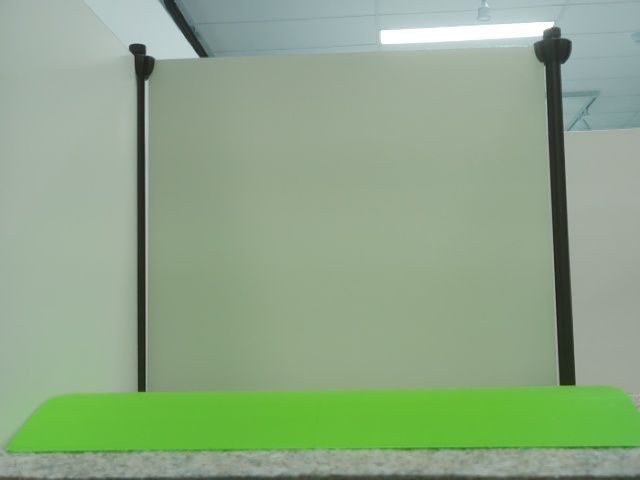
#> input picture vision/reference_images/victim/negative/victim_marker_negative_01.jpg, 640 x 480 px; its folder holds only this picture in this run
$ python -i marker_detector.py   (imports and definitions only)
#> lines starting #> are read from the running program, lines starting #| are printed output that depends on the picture; after the words box and inside, x2 and y2 are one past the last pixel; in counts of white or black regions, pixels touching at a corner belong together
"""
Wall-marker detector.

Finds rectangular black symbols on bright wall placards, flattens their
perspective, and classifies each against a library of reference templates
loaded from templates/<marker_class>/*.png -- one FOLDER per class, any
number of reference photos inside it. A live detection is compared against
every template in every class; whichever class scores the single best match
wins.

No templates yet? Run capture_marker_templates.py to build the folders.

--- Black-pixel mask (calibrated) ---
Markers are BLACK on white. In HSV terms black means a very low Value (V),
and a grey carpet sits at a mid V -- so a fixed V ceiling separates them,
unlike adaptiveThreshold, which flags anything locally darker than its
neighbours (carpet texture, darkened frame corners, shadows). Hue is
meaningless for black/grey/white, so only V (and a Saturation ceiling, to
exclude coloured props) are used.

Run calibrate_marker_threshold.py to choose the values; it saves
marker_threshold.json in the vision folder. If that file doesn't exist the
detector falls back to the old adaptiveThreshold behaviour, so nothing
breaks before you've calibrated.

--- White-placard check (second gate) ---
Dark alone is not enough: shadows, dark carpet patches and robot parts are
dark too. A real marker is black ink SURROUNDED BY WHITE PLACARD. For each
dark blob the detector looks at a ring just outside its bounding box and
requires most of that ring to be placard-white (V >= w_min, set in
calibrate_lighting_all.py). If w_min isn't calibrated yet, this check is
skipped.

--- Upright crop (important) ---
Each candidate is cropped with its UPRIGHT bounding box, not a rotated
rectangle. Markers hang vertically on walls and the camera is level, so
they appear upright. cv2.minAreaRect is unstable for round/compact symbols
(a hazard symbol has no obvious "up", so the fitted rectangle flips between
0 and 45 degrees from frame to frame with sensor noise). That made the same
marker produce differently-rotated crops -- and differently-rotated
templates -- which then failed to match each other. If you ever need to
detect markers that are genuinely rotated, this is the place to revisit.

--- Edge-cleanup ---
A Gaussian blur before thresholding plus a morphological "close" after
smooths noise so contours come out clean.

--- Disconnected-icon handling ---
Some markers (e.g. a person icon with a separate plus sign) have real white
space between black shapes. The large merge kernel bridges that gap into a
single blob, and cv2.minAreaRect gives one bounding box around the whole
marker regardless of its internal shape.
"""

import cv2
import numpy as np
import os
import glob
import json
from objects import DetectedObject
from config import MARKER_THRESHOLD

# Preprocessing constants
BLUR_KERNEL = (5, 5)
NOISE_CLOSE_KERNEL = np.ones((5, 5), np.uint8)     # smooths jagged edges
ICON_MERGE_KERNEL = np.ones((21, 21), np.uint8)    # bridges gaps between separate icon parts
# If your marker's icons are still coming out as separate blobs, increase
# ICON_MERGE_KERNEL's size (e.g. (31,31)); if it starts fusing DIFFERENT
# markers together when they're close in frame, decrease it instead.
MIN_FILL_RATIO = 0.15  # rejects extremely sparse/scattered blobs as noise

# Smallest blob (in pixels of area) that gets warped and template-matched.
# Was a hard-coded 600. Lower = detects markers from further away, but more
# noise specks reach the (comparatively expensive) matching step.
MIN_BLOB_AREA = 200

# White-placard ring check. The ring is the area between the blob's box and
# the same box scaled up by SURROUND_RING_SCALE. At least SURROUND_MIN_WHITE
# of the ring's pixels must look like white placard.
SURROUND_RING_SCALE = 1.3
SURROUND_MIN_WHITE = 0.5

# Calibrated black-pixel thresholds, written by calibrate_lighting_all.py
THRESHOLD_FILENAME = "marker_threshold.json"

# Yaw tolerance: turning the marker around a VERTICAL axis is a genuinely
# different distortion to in-plane rotation -- the card's face narrows and
# develops a trapezoid "keystone" shape as it turns away. This synthesizes
# an approximate keystone warp from a straight-on template. Real reference
# photos at a turned angle always match better than this.
YAW_AUGMENT_ANGLES = [-20, 20]


# [14 lines left out: function _synthesize_yaw, not called in this run]


class MarkerDetector:
    def __init__(self, template_dir="templates"):
        self.template_dir = template_dir
        self.templates = {}   # class_name -> list of normalized grayscale template images
        self.v_max = None     # calibrated black-pixel ceilings (None = not calibrated)
        self.s_max = None
        self.w_min = None     # calibrated "placard white" floor (None or 0 = skip ring check)
        self._tmpl_matrix = None     # (N, 16384) zero-mean, unit-length template rows
        self._tmpl_names = []        # class name of each row
        self._tmpl_images = []       # the template image of each row
        self._load_threshold()
        self._load_templates()
        self._build_matrix()

    # ------------------------------------------------------------------
    def _load_threshold(self):
        """Looks for marker_threshold.json next to this file's parent folder
        (vision/), next to this file, then in the current directory."""
        here = os.path.dirname(os.path.abspath(__file__))
        candidates = [
            os.path.join(here, "..", THRESHOLD_FILENAME),
            os.path.join(here, THRESHOLD_FILENAME),
            os.path.join(os.getcwd(), THRESHOLD_FILENAME),
        ]
        for path in candidates:
            if os.path.isfile(path):
                try:
                    with open(path) as f:
                        data = json.load(f)
                    self.v_max = int(data["v_max"])
                    self.s_max = int(data["s_max"])
                    self.w_min = int(data["w_min"]) if "w_min" in data else None
                    if self.w_min:
                        white_note = f", placard-white check ON (V>={self.w_min})"
                    else:
                        white_note = ", placard-white check OFF (run calibrate_lighting_all.py to enable it)"
                    print(f"[marker_detector] black threshold: V<={self.v_max}, "
                          f"S<={self.s_max}{white_note} (from {os.path.abspath(path)})")
                    return
                except Exception as e:
                    print(f"[marker_detector] could not read '{path}': {e}")
        print("[marker_detector] no marker_threshold.json found -- using adaptiveThreshold "
              "fallback. Run calibrate_lighting_all.py for a cleaner mask.")

    def _load_templates(self):
        """Loads every *.png/*.jpg under templates/<class_name>/, grouped by
        the folder name (the class), not the individual filename."""
        if not os.path.exists(self.template_dir):
            os.makedirs(self.template_dir, exist_ok=True)
            print(f"[marker_detector] created empty '{self.template_dir}/' -- "
                  f"run capture_marker_templates.py to add reference symbols.")
            return

        class_folders = sorted(
            d for d in glob.glob(os.path.join(self.template_dir, "*"))
            if os.path.isdir(d)
        )

        if not class_folders:
            print(f"[marker_detector] no template classes found under "
                  f"'{self.template_dir}/' -- every marker will read as "
                  f"'unknown_marker' until you add some.")
            return

        for folder in class_folders:
            class_name = os.path.basename(folder)
            paths = (glob.glob(os.path.join(folder, "*.png"))
                     + glob.glob(os.path.join(folder, "*.jpg"))
                     + glob.glob(os.path.join(folder, "*.jpeg")))

            loaded = []
            for path in paths:
                img = cv2.imread(path, cv2.IMREAD_GRAYSCALE)
                if img is not None:
                    base = cv2.resize(img, (128, 128))
                    # Equalize once here and store the result -- templates
                    # never change after loading.
                    loaded.append(cv2.equalizeHist(base))
                    loaded.extend(cv2.equalizeHist(_synthesize_yaw(base, a)) for a in YAW_AUGMENT_ANGLES)
                else:
                    print(f"[warning] could not read template '{path}'")

            if loaded:
                self.templates[class_name] = loaded
                n_source = len(paths)
                print(f"[marker_detector] loaded {n_source} source photo(s) -> "
                      f"{len(loaded)} template(s) (with rotation variants) for '{class_name}'")
            else:
                print(f"[warning] '{class_name}' folder has no readable images -- skipped")

    def _build_matrix(self):
        """Pre-computes every template as a zero-mean, unit-length row.

        For two images of the SAME size, cv2.TM_CCOEFF_NORMED is exactly the
        Pearson correlation: subtract each image's mean, then take the dot
        product of the two divided by the product of their lengths. Doing the
        template half of that once here means matching a live crop against
        ALL templates becomes ONE matrix-vector multiply (microseconds)
        instead of one cv2.matchTemplate call per template (tens of
        milliseconds with ~70 templates). The scores are identical."""
        rows, names, images = [], [], []
        for class_name, templates in self.templates.items():
            for t in templates:
                v = t.astype(np.float32).ravel()
                v -= v.mean()
                n = float(np.linalg.norm(v))
                rows.append(v / n if n > 1e-6 else np.zeros_like(v))
                names.append(class_name)
                images.append(t)
        self._tmpl_matrix = np.vstack(rows) if rows else None
        self._tmpl_names = names
        self._tmpl_images = images

    # [9 lines left out: function _all_scores, not called in this run]

    # ------------------------------------------------------------------
    def make_mask(self, frame):
        """Returns a binary image where white = 'dark enough to be marker
        ink'. Shared with the capture/diagnostic scripts so they all see
        exactly what detect() sees."""
        blurred = cv2.GaussianBlur(frame, BLUR_KERNEL, 0)

        if self.v_max is not None:
            # Calibrated path: black = low Value, low Saturation. Grey carpet
            # (mid V) and coloured props (high S) fall outside this band.
            hsv = cv2.cvtColor(blurred, cv2.COLOR_BGR2HSV)
            thresh = cv2.inRange(hsv, (0, 0, 0), (179, self.s_max, self.v_max))
        else:
            # Fallback: old behaviour (anything locally darker than neighbours)
            gray = cv2.cvtColor(blurred, cv2.COLOR_BGR2GRAY)
            thresh = cv2.adaptiveThreshold(
                gray, 255, cv2.ADAPTIVE_THRESH_GAUSSIAN_C,
                cv2.THRESH_BINARY_INV, 11, 2
            )

        # First pass: fix jagged noise on individual edges
        thresh = cv2.morphologyEx(thresh, cv2.MORPH_CLOSE, NOISE_CLOSE_KERNEL)
        # Second pass: bridge deliberate white space between separate icon
        # parts of the same marker into one connected blob
        thresh = cv2.morphologyEx(thresh, cv2.MORPH_CLOSE, ICON_MERGE_KERNEL)
        return thresh

    def make_placard_mask(self, frame):
        """White = pixel looks like white placard (bright AND colourless)."""
        blurred = cv2.GaussianBlur(frame, BLUR_KERNEL, 0)
        hsv = cv2.cvtColor(blurred, cv2.COLOR_BGR2HSV)
        return cv2.inRange(hsv, (0, 0, self.w_min), (179, self.s_max, 255))

    def _ring_white_fraction(self, placard, rect):
        """Fraction of the ring around `rect` (its box scaled up by
        SURROUND_RING_SCALE, minus the box itself) that is placard-white.
        Ring pixels that fall outside the frame are not counted."""
        (cx, cy), (rw, rh), ang = rect
        H, W = placard.shape
        outer = cv2.boxPoints(((cx, cy), (rw * SURROUND_RING_SCALE, rh * SURROUND_RING_SCALE), ang))
        inner = cv2.boxPoints(((cx, cy), (rw, rh), ang))

        x0 = int(max(0, np.floor(outer[:, 0].min())))
        x1 = int(min(W, np.ceil(outer[:, 0].max()) + 1))
        y0 = int(max(0, np.floor(outer[:, 1].min())))
        y1 = int(min(H, np.ceil(outer[:, 1].max()) + 1))
        if x1 <= x0 or y1 <= y0:
            return 0.0

        off = np.array([x0, y0], dtype=np.float32)
        ring = np.zeros((y1 - y0, x1 - x0), np.uint8)
        cv2.fillPoly(ring, [np.round(outer - off).astype(np.int32)], 255)
        cv2.fillPoly(ring, [np.round(inner - off).astype(np.int32)], 0)
        ring_px = cv2.countNonZero(ring)
        if ring_px == 0:
            return 0.0
        white = cv2.countNonZero(cv2.bitwise_and(ring, placard[y0:y1, x0:x1]))
        return white / ring_px

    def find_candidates(self, frame):
        """Dark blobs that could be a marker: big enough, not too sparse and
        (if w_min is calibrated) sitting on a white placard. Returns a list
        of (contour, minAreaRect). Shared with the capture/diagnostic
        scripts so they all agree on what counts as a candidate."""
        thresh = self.make_mask(frame)
        contours, _ = cv2.findContours(thresh, cv2.RETR_EXTERNAL, cv2.CHAIN_APPROX_SIMPLE)
        placard = self.make_placard_mask(frame) if (self.w_min is not None and self.w_min > 0) else None

        out = []
        for c in contours:
            area = cv2.contourArea(c)
            if area < MIN_BLOB_AREA:  # ignore small noise regions
                continue

            # Smallest ROTATED rectangle that fully encloses this blob
            rect = cv2.minAreaRect(c)
            (_, _), (rw, rh), _ = rect
            rect_area = rw * rh
            if rect_area == 0 or (area / rect_area) < MIN_FILL_RATIO:
                # too sparse/scattered relative to its bounding rectangle
                continue

            if placard is not None and self._ring_white_fraction(placard, rect) < SURROUND_MIN_WHITE:
                continue  # dark patch NOT sitting on a white placard

            out.append((c, rect))
        return out

    # [8 lines left out: function crop_points, not called in this run]

    def detect(self, frame):
        gray = cv2.cvtColor(frame, cv2.COLOR_BGR2GRAY)
        objects = []

        for c, rect in self.find_candidates(frame):
            approx = self.crop_points(c)

            roi_warped = self._warp_perspective(gray, approx)
            if roi_warped is None:
                continue

            matched_type, score = self._classify_marker(roi_warped)
            if matched_type == "unknown_marker":
                continue

            obj = DetectedObject()
            obj.type = matched_type
            # Bounding box of the SAME region that was actually classified
            obj.bounding_box = cv2.boundingRect(c)
            obj.confidence = score
            objects.append(obj)

        return objects

    # [61 lines left out: functions _warp_perspective, best_templates, class_scores, _classify_marker, not called in this run]

>>> import cv2
>>> picture = cv2.imread('../reference_images/victim/negative/victim_marker_negative_01.jpg')
#> picture is the input picture: shape (480, 640, 3); mean B, G, R 135.8, 167.2, 142.6
>>> result = MarkerDetector().detect(picture)
#> the loop in _load_threshold, `for path in candidates:` made 1 pass; (reads vision/marker_threshold.json from the repository)
#> in detect, `gray = cv2.cvtColor(frame, cv2.COLOR_BGR2GRAY)`:
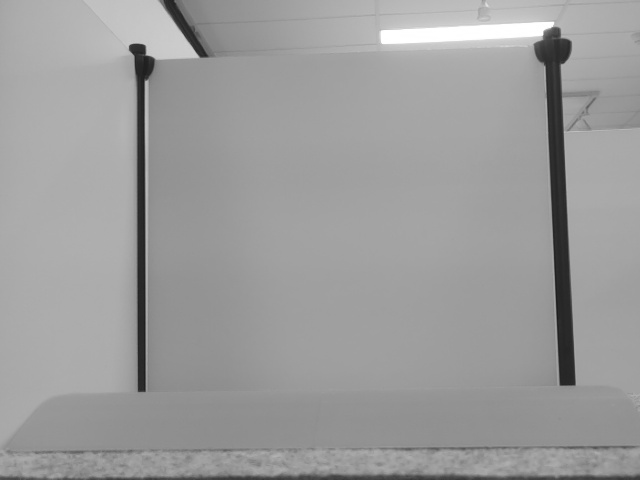
#> gray: shape (480, 640); min 29, max 255, mean 156.3
#> in make_mask, `hsv = cv2.cvtColor(blurred, cv2.COLOR_BGR2HSV)`: hsv: shape (480, 640, 3); mean H, S, V 57.2, 50.5, 167.2
#> in make_mask, `thresh = cv2.inRange(hsv, (0, 0, 0), (179, self.s_max, self.v_max))`:
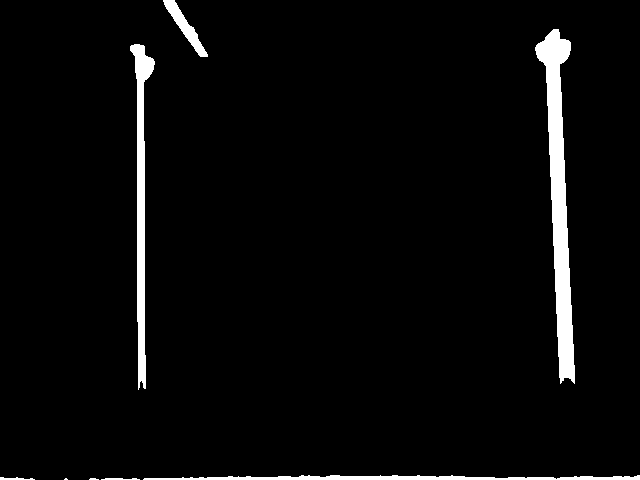
#> thresh: shape (480, 640); 3.6% white; 8 white regions (2 under 20 px), largest, box (x1, y1, x2, y2) and area: (535, 29, 575, 384) 5616, (130, 44, 155, 390) 2922, (143, 475, 640, 480) 1662, (163, 0, 208, 57) 678, (0, 477, 35, 480) 68, (101, 478, 140, 480) 62
#> in make_mask, `thresh = cv2.morphologyEx(thresh, cv2.MORPH_CLOSE, NOISE_CLOSE_KERNEL)`: thresh: shape (480, 640); 3.6% white; 6 white regions (1 under 20 px)
#> in find_candidates, `contours, _ = cv2.findContours(thresh, cv2.RETR_EXTERNAL, cv2.CHAIN_AP..`: contours = 6 contours, 1 with area under 20; largest, box (x1, y1, x2, y2) and area: (535, 29, 575, 384) 5311, (130, 44, 155, 390) 2588, (89, 475, 640, 480) 1366, (163, 0, 208, 57) 644, (0, 477, 35, 480) 50
#> in _ring_white_fraction, `(cx, cy), (rw, rh), ang = rect`: cx = 364; cy = 477; rw = 4; rh = 550; ang = -90
#> in _ring_white_fraction, `H, W = placard.shape`: H = 480; W = 640
#> in _ring_white_fraction, `outer = cv2.boxPoints(((cx, cy), (rw * SURROUND_RING_SCALE, rh * SURRO..`: outer = [[721.5, 479.6], [6.5, 479.6], [6.5, 474.4], [721.5, 474.4]]
#> in _ring_white_fraction, `inner = cv2.boxPoints(((cx, cy), (rw, rh), ang))`: inner = [[639, 479], [89, 479], [89, 475], [639, 475]]
#> in _ring_white_fraction, `x0 = int(max(0, np.floor(outer[:, 0].min())))`: x0 = 6
#> in _ring_white_fraction, `x1 = int(min(W, np.ceil(outer[:, 0].max()) + 1))`: x1 = 640
#> in _ring_white_fraction, `y0 = int(max(0, np.floor(outer[:, 1].min())))`: y0 = 474
#> in _ring_white_fraction, `y1 = int(min(H, np.ceil(outer[:, 1].max()) + 1))`: y1 = 480
#> in _ring_white_fraction, `off = np.array([x0, y0], dtype=np.float32)`: off = [6, 474]
#> in _ring_white_fraction, `ring_px = cv2.countNonZero(ring)`: ring_px = 1049
#> in _ring_white_fraction, `white = cv2.countNonZero(cv2.bitwise_and(ring, placard[y0:y1, x0:x1]))`: white = 0
#> after the loop in detect, `for c, rect in self.find_candidates(frame):`: objects = []
#> result = []
